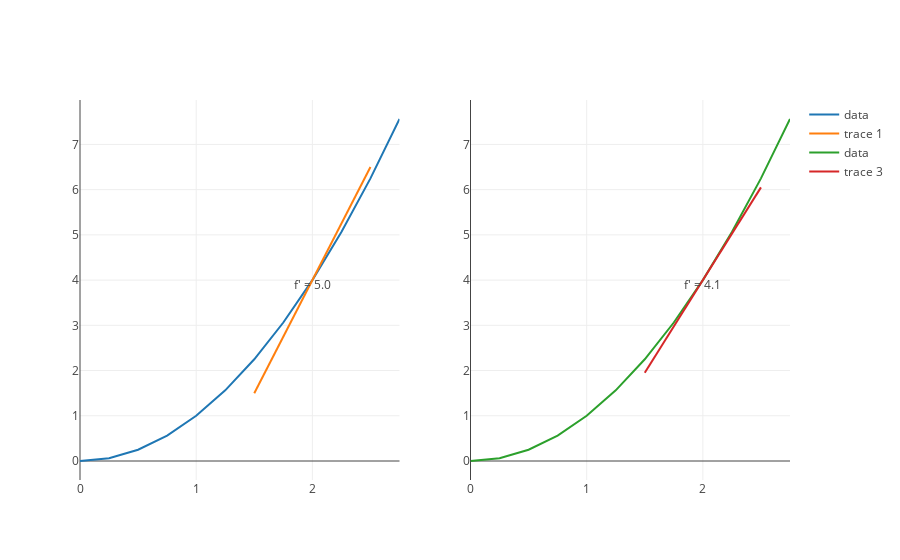

Notebook code for this chart:
### Markdown cell above
Below are the plots of our lines using our derivative formula for when  $\Delta x = 1$  and when $\Delta x = .1$

### Code cell
from graph import plot_figure, make_subplots
from calculus import derivative_trace 

range_twelve = list(range(0, 12))
three = list(map(lambda x: x/4.0, range_twelve))

trace_x_squared_to_three = function_values_trace(x_squared, three)
tangent_x_squared = derivative_trace(x_squared, 2, 1, 1)
tangent_x_squared_delta_tenth = derivative_trace(x_squared, 2, 1, .1)
subplots = make_subplots([trace_x_squared_to_three, tangent_x_squared], [trace_x_squared_to_three, tangent_x_squared_delta_tenth])
subplots

### Figure 1 — Plotly figure (JSON) as saved in the notebook; plotly's stock layout.template omitted (floating-point values rounded to 4 significant figures)
{"data": [{"mode": "lines", "name": "data", "text": [], "type": "scatter", "uid": "a74fc28e-cce6-11e9-a922-331f268bd75e", "x": [0, 0.25, 0.5, 0.75, 1, 1.25, 1.5, 1.75, 2, 2.25, 2.5, 2.75], "xaxis": "x", "y": [0, 0.0625, 0.25, 0.5625, 1, 1.562, 2.25, 3.062, 4, 5.062, 6.25, 7.562], "yaxis": "y"}, {"mode": "text+lines", "text": ["", "f' = 5.0", ""], "textposition": "bottom center", "type": "scatter", "uid": "a750b87e-cce6-11e9-a922-331f268bd75e", "x": [1.5, 2, 2.5], "xaxis": "x", "y": [1.5, 4, 6.5], "yaxis": "y"}, {"mode": "lines", "name": "data", "text": [], "type": "scatter", "uid": "a751b9f4-cce6-11e9-a922-331f268bd75e", "x": [0, 0.25, 0.5, 0.75, 1, 1.25, 1.5, 1.75, 2, 2.25, 2.5, 2.75], "xaxis": "x2", "y": [0, 0.0625, 0.25, 0.5625, 1, 1.562, 2.25, 3.062, 4, 5.062, 6.25, 7.562], "yaxis": "y2"}, {"mode": "text+lines", "text": ["", "f' = 4.1", ""], "textposition": "bottom center", "type": "scatter", "uid": "a752b21e-cce6-11e9-a922-331f268bd75e", "x": [1.5, 2, 2.5], "xaxis": "x2", "y": [1.95, 4, 6.05], "yaxis": "y2"}], "layout": {"xaxis": {"anchor": "y", "domain": [0, 0.45]}, "xaxis2": {"anchor": "y2", "domain": [0.55, 1]}, "yaxis": {"anchor": "x", "domain": [0, 1]}, "yaxis2": {"anchor": "x2", "domain": [0, 1]}}}
